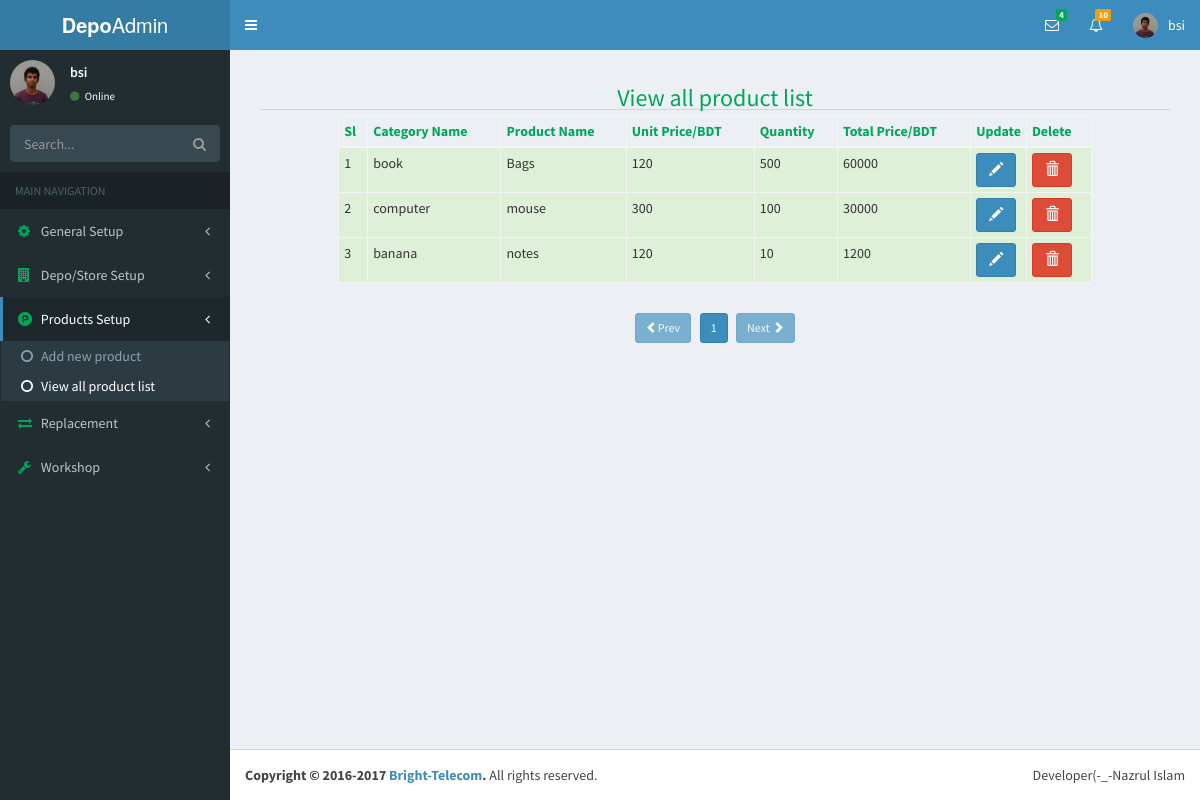
Screenshot of /index.php?page=productViewList&folder=products (signed in) with the database file from the repository.
### tables this page shows
CREATE TABLE `user` (
  `id` int(11) NOT NULL,
  `userName` varchar(20) NOT NULL,
  `password` varchar(42) NOT NULL,
  `userType` varchar(20) NOT NULL,
  `last_login` timestamp NOT NULL DEFAULT CURRENT_TIMESTAMP,
  `status` varchar(8) NOT NULL
);

CREATE TABLE `products` (
  `id` int(11) NOT NULL,
  `user_id` int(11) NOT NULL,
  `cat_id` int(11) NOT NULL,
  `pro_name` varchar(30) NOT NULL,
  `pro_price` int(6) NOT NULL,
  `quantity` int(6) NOT NULL,
  `total_price` int(11) NOT NULL,
  `uploader` varchar(30) NOT NULL,
  `entry_date` date NOT NULL
);

CREATE TABLE `category` (
  `id` int(11) NOT NULL,
  `catName` varchar(40) NOT NULL
);

### products/productViewList.php (the view, shortened to what this page needs)
<?php
	require('database.php');
	$pagination=$db->prepare("SELECT * FROM products");
	$pagination->execute();
	$totalRow=$pagination->rowCount();
	$itemPerpage=5;
	$totalPage=ceil($totalRow/$itemPerpage);
	$pageNumber=(isset($_GET['pgNumber'])?$_GET['pgNumber']:$_GET['pgNumber']=1);
	$start=($pageNumber-1)*$itemPerpage;
	$viewAllProList=$db->prepare("SELECT products.*,category.catName FROM products LEFT JOIN category ON products.cat_id=category.id LIMIT $start,$itemPerpage");
	$viewAllProList->execute();
	$sl='';
	$data='';
	while($viewAllProListRow=$viewAllProList->fetch(PDO::FETCH_OBJ)){
		$sl++;
		$data.="
			<tr class='success'>
				<td>$sl</td>
				<td>$viewAllProListRow->catName</td>
				<td>$viewAllProListRow->pro_name</td>
				<td>$viewAllProListRow->pro_price</td>
				<td>$viewAllProListRow->quantity</td>
				<td>$viewAllProListRow->total_price</td>
				<td>
					<a href='index.php?page=productEdit&folder=products&proEditId=$viewAllProListRow->id' class='btn btn-primary'>
						<span class='glyphicon glyphicon-pencil'></span>
					</a>
				</td>
				<td>
					<a href='index.php?page=productViewList&folder=products&proDelid=$viewAllProListRow->id' class='btn btn-danger'>
						<span class='glyphicon glyphicon-trash'></span>
					</a>
				</td>
			</tr>
		";
	};
?>
<div class="container-fluid">
	<div class="row">
		<div class="col-sm-12">
			<h3 class="text-center text-green">View all product list</h3>
			<hr>
		</div>
	</div>
	<div class="row">
		<div class="col-sm-10 col-sm-offset-1">
			<table class="table table-bordered table-hover table-condensed">
				<thead class="text-green">
					<th>Sl</th>
					<th>Category Name</th>
					<th>Product Name</th>
					<th>Unit Price/BDT</th>
					<th>Quantity</th>
					<th>Total Price/BDT</th>
					<th width="5%">Update</th>
					<th>Delete</th>
				<thead>
				<tbody>
					<?php echo $data;?>
				</tbody>
			</table>
		</div>
	</div>
	<div class="row">
		<div class="col-xs-8 col-xs-offset-2 text-center" style="margin-top:10px">
			<?php
				$pagePre=$pageNumber-1;
				$pageNext=$pageNumber+1;
				if($pagePre==0){
					echo"<a href='index.php?page=productViewList&folder=products&pgNumber={$pagePre}' class='btn btn-primary btn-sm disabled'><span class='glyphicon glyphicon-chevron-left'></span>Prev</a> &nbsp;&nbsp;";
				}else{
					echo"<a href='index.php?page=productViewList&folder=products&pgNumber={$pagePre}' class='btn btn-primary btn-sm'><span class='glyphicon glyphicon-chevron-left'></span>Prev</a> &nbsp;&nbsp;";
				}
				if($pageNumber <= $totalPage){
					for($i=1;$i<=$totalPage;$i++){
						if($i == $pageNumber){
								echo "<a href='index.php?page=productViewList&folder=products&pgNumber={$i}' class='btn btn-primary btn-sm'>$i</a>".'&nbsp;';
						}else{
							echo "<a href='index.php?page=productViewList&folder=products&pgNumber={$i}' class='btn btn-default btn-sm'>$i</a>".'&nbsp;';
						}
					}
				}else{
					echo"Page not found ! 404";
				}
				if($pageNumber==$totalPage){
					echo"&nbsp;&nbsp;<a class='btn btn-primary btn-sm disabled'
						href='index.php?page=productViewList&folder=products&pgNumber={$pageNext}'>Next
							<span class='glyphicon glyphicon-chevron-right'></span>
						</a>";
				}else{
					echo"&nbsp;&nbsp;<a href='index.php?page=productViewList&folder=products&pgNumber={$pageNext}'
					 class='btn btn-primary btn-sm'>Next
					 	<span class='glyphicon glyphicon-chevron-right'></span>
					 </a>";
				}
			?>
		</div>
	</div>
</div>

### include/header.php (shortened to what this page needs)
<?php
require('database.php');
$userId=$_SESSION['userId'];
$userNameSelect=$db->prepare("SELECT * FROM `user` WHERE id=?");
$userNameSelect->bindParam(1,$userId);
$userNameSelect->execute();
$userNameRow=$userNameSelect->fetch(PDO::FETCH_OBJ);
?>
<!DOCTYPE html>
<html>
	<head>
	  <link rel="stylesheet" href="bootstrap/css/bootstrap.min.css">
	  <link rel="stylesheet" href="https://cdnjs.cloudflare.com/ajax/libs/font-awesome/4.5.0/css/font-awesome.min.css">
	  <link rel="stylesheet" href="../datepicker/css/datepicker.css">
	  <link rel="stylesheet" href="dist/css/AdminLTE.min.css">
	       <link href="http://ajax.googleapis.com/ajax/libs/jqueryui/1.8/themes/base/jquery-ui.css" rel="stylesheet" type="text/css"/>
	  <link rel="stylesheet" href="dist/css/skins/_all-skins.min.css">
	  <link rel="stylesheet" href="datepicker/css/datepicker.css">
	  <link rel="stylesheet" href="plugins/bootstrap-wysihtml5/bootstrap3-wysihtml5.min.css">
	</head>
	<body class="hold-transition skin-blue sidebar-mini">
		<div class="wrapper">
		  <header class="main-header">
		    <a href="index.php" class="logo">
		      <span class="logo-lg"><b>Depo</b>Admin</span>
		    </a>
		    <nav class="navbar navbar-static-top">
		      <a href="#" class="sidebar-toggle" data-toggle="offcanvas" role="button">
		      </a>
		      <div class="navbar-custom-menu">
		        <ul class="nav navbar-nav">
		          <li class="dropdown messages-menu">
		            <a href="#" class="dropdown-toggle" data-toggle="dropdown">
		              <i class="fa fa-envelope-o"></i>
		              <span class="label label-success">4</span>
		            </a>
		          </li>
		          <li class="dropdown notifications-menu">
		            <a href="#" class="dropdown-toggle" data-toggle="dropdown">
		              <i class="fa fa-bell-o"></i>
		              <span class="label label-warning">10</span>
		            </a>
		          </li>
		          <li class="dropdown user user-menu">
		            <a href="#" class="dropdown-toggle" data-toggle="dropdown">
		              <img src="dist/img/user2-160x160.jpg" class="user-image" alt="User Image">
		              <span class="hidden-xs"><?php echo $userNameRow->userName;?></span>
		            </a>
		          </li>
		        </ul>
		      </div>
		    </nav>
		  </header>

### include/sideBar.php (shortened to what this page needs)
<aside class="main-sidebar">
    <section class="sidebar">
      <div class="user-panel">
        <div class="pull-left image">
          <img src="dist/img/user2-160x160.jpg" class="img-circle" alt="User Image">
        </div>
        <div class="pull-left info">
          <p><?php echo $userNameRow->userName;?></p>
          <a href="#"><i class="fa fa-circle text-success"></i> Online</a>
        </div>
      </div>
      <form action="#" method="get" class="sidebar-form">
        <div class="input-group">
          <input type="text" name="q" class="form-control" placeholder="Search...">
              <span class="input-group-btn">
                <button type="submit" name="search" id="search-btn" class="btn btn-flat"><i class="fa fa-search"></i>
                </button>
              </span>
        </div>
      </form>
      <ul class="sidebar-menu">
        <li class="header">MAIN NAVIGATION</li>
        <li class="<?php echo(isset($_GET['folder']) && $_GET['folder']=='setup')?'active':null;?> treeview">
          <a href="#">
            <i class="fa fa-cog text-green"></i> <span>General Setup</span>
            <span class="pull-right-container">
              <i class="fa fa-angle-left pull-right"></i>
            </span>
          </a>
        </li>
        <li class="<?php echo(isset($_GET['folder']) && $_GET['folder']=='depoinfo')?'active':null;?> treeview">
          <a href="#">
            <i class="fa fa-building text-green"></i> <span>Depo/Store Setup</span>
            <span class="pull-right-container">
              <i class="fa fa-angle-left pull-right"></i>
            </span>
          </a>
        </li>
        <li class="<?php echo(isset($_GET['folder']) && $_GET['folder']=='products')?'active':null;?> treeview">
          <a href="#">
            <i class="fa fa-product-hunt text-green"></i> <span>Products Setup</span>
            <span class="pull-right-container">
              <i class="fa fa-angle-left pull-right"></i>
            </span>
          </a>
          <ul class="treeview-menu">
            <li class="<?php echo (isset($_GET['page']) && $_GET['page']=='productSetup')? 'active':null;?>"><a href="index.php?page=productSetup&folder=products"><i class="fa fa-circle-o"></i>Add new product</a></li>
            <li class="<?php echo(isset($_GET['page']) && $_GET['page']=='productViewList')?'active':null;?>">
            	<a href="index.php?page=productViewList&folder=products"><i class="fa fa-circle-o"></i>View all product list</a>
            </li>
          </ul>
        </li>
        <li class="<?php echo(isset($_GET['folder']) && $_GET['folder']=='replace')?'active':null;?> treeview">
        	<a href="#">
            <i class="fa fa-exchange text-green"></i> <span>Replacement</span>
            <span class="pull-right-container">
              <i class="fa fa-angle-left pull-right"></i>
            </span>
          </a>
        </li>
        <li class="<?php echo(isset($_GET['folder']) && $_GET['folder']=='workshop')?'active':null;?> treeview">
          <a href="#">
            <i class="fa fa-wrench text-green"></i> <span>Workshop</span>
            <span class="pull-right-container">
              <i class="fa fa-angle-left pull-right"></i>
            </span>
          </a>
        </li>
      </ul>
    </section>
  </aside>

### index.php (shortened to what this page needs)
<?php include('include/header.php'); ?>
<?php include('include/sideBar.php');?>
		  <div class="content-wrapper">
		    <section class="content">
		    	<?php
		    		if(isset($_GET['page'])){
		    			$page=$_GET['page'];
		    			if(isset($_GET['folder'])){
		    				$folder=$_GET['folder'];
		    				include($folder.'/'.$page.'.php');
		    			}else{
		    				include($page.'.php');
		    			}
		    		}
		    	?>
		    </section>
		  </div>
<?php include('include/footer.php');?>

### include/footer.php (shortened to what this page needs)
		  <footer class="main-footer">
		    <div class="pull-right hidden-xs">
		      <p>Developer(-_-Nazrul Islam</p>
		    </div>
		    <strong>Copyright &copy; 2016-2017 <a href="nazrul.com.bd">Bright-Telecom</a>.</strong> All rights
		    reserved.
		  </footer>
		</div>
	</body>
</html>

### rows the page displays
user: userName "bsi"
products: cat.catName "book", pro_name "Bags", pro_price "120", quantity "500", total_price "60000"
products: cat.catName "computer", pro_name "mouse", pro_price "300", quantity "100", total_price "30000"
products: cat.catName "banana", pro_name "notes", pro_price "120", quantity "10", total_price "1200"
